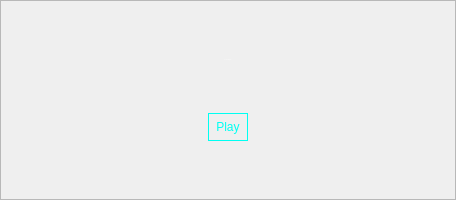
<?xml version="1.0" encoding="UTF-8"?>
<ui version="4.0">
 <class>CompleteDialog</class>
 <widget class="QWidget" name="CompleteDialog">
  <property name="geometry">
   <rect>
    <x>0</x>
    <y>0</y>
    <width>456</width>
    <height>200</height>
   </rect>
  </property>
  <property name="windowTitle">
   <string>Form</string>
  </property>
  <widget class="QFrame" name="mainFrame">
   <property name="geometry">
    <rect>
     <x>0</x>
     <y>0</y>
     <width>456</width>
     <height>200</height>
    </rect>
   </property>
   <property name="frameShape">
    <enum>QFrame::StyledPanel</enum>
   </property>
   <property name="frameShadow">
    <enum>QFrame::Raised</enum>
   </property>
   <widget class="QLabel" name="installingLabel">
    <property name="geometry">
     <rect>
      <x>0</x>
      <y>59</y>
      <width>456</width>
      <height>35</height>
     </rect>
    </property>
    <property name="font">
     <font>
      <family>:/font/Roboto-Regular.ttf</family>
      <pointsize>-1</pointsize>
      <weight>50</weight>
      <italic>false</italic>
      <bold>false</bold>
     </font>
    </property>
    <property name="styleSheet">
     <string notr="true">font: 22px &quot;:/font/Roboto-Regular.ttf&quot;;
color: rgb(255, 255, 255);</string>
    </property>
    <property name="text">
     <string>Install complete</string>
    </property>
    <property name="textFormat">
     <enum>Qt::AutoText</enum>
    </property>
    <property name="scaledContents">
     <bool>true</bool>
    </property>
    <property name="alignment">
     <set>Qt::AlignHCenter|Qt::AlignTop</set>
    </property>
    <property name="wordWrap">
     <bool>false</bool>
    </property>
   </widget>
   <widget class="QGroupBox" name="horizontalGroupBox">
    <property name="geometry">
     <rect>
      <x>0</x>
      <y>110</y>
      <width>456</width>
      <height>34</height>
     </rect>
    </property>
    <property name="sizePolicy">
     <sizepolicy hsizetype="Preferred" vsizetype="Maximum">
      <horstretch>0</horstretch>
      <verstretch>0</verstretch>
     </sizepolicy>
    </property>
    <property name="styleSheet">
     <string notr="true">border:none;</string>
    </property>
    <layout class="QHBoxLayout" name="horizontalLayout">
     <property name="spacing">
      <number>0</number>
     </property>
     <property name="leftMargin">
      <number>0</number>
     </property>
     <property name="topMargin">
      <number>0</number>
     </property>
     <property name="rightMargin">
      <number>0</number>
     </property>
     <property name="bottomMargin">
      <number>0</number>
     </property>
     <item>
      <spacer name="horizontalSpacer">
       <property name="orientation">
        <enum>Qt::Horizontal</enum>
       </property>
       <property name="sizeHint" stdset="0">
        <size>
         <width>40</width>
         <height>20</height>
        </size>
       </property>
      </spacer>
     </item>
     <item>
      <widget class="QPushButton" name="playButton">
       <property name="enabled">
        <bool>true</bool>
       </property>
       <property name="styleSheet">
        <string notr="true">background-color: transparent;
font: 15px &quot;:/font/Roboto-Regular.ttf&quot;;
border: 1px solid #00fff2;
color: #00fff2;
padding: 6px 7px;</string>
       </property>
       <property name="text">
        <string>Play</string>
       </property>
      </widget>
     </item>
     <item>
      <spacer name="horizontalSpacer_2">
       <property name="orientation">
        <enum>Qt::Horizontal</enum>
       </property>
       <property name="sizeHint" stdset="0">
        <size>
         <width>40</width>
         <height>20</height>
        </size>
       </property>
      </spacer>
     </item>
    </layout>
   </widget>
  </widget>
 </widget>
 <resources/>
 <connections/>
</ui>
